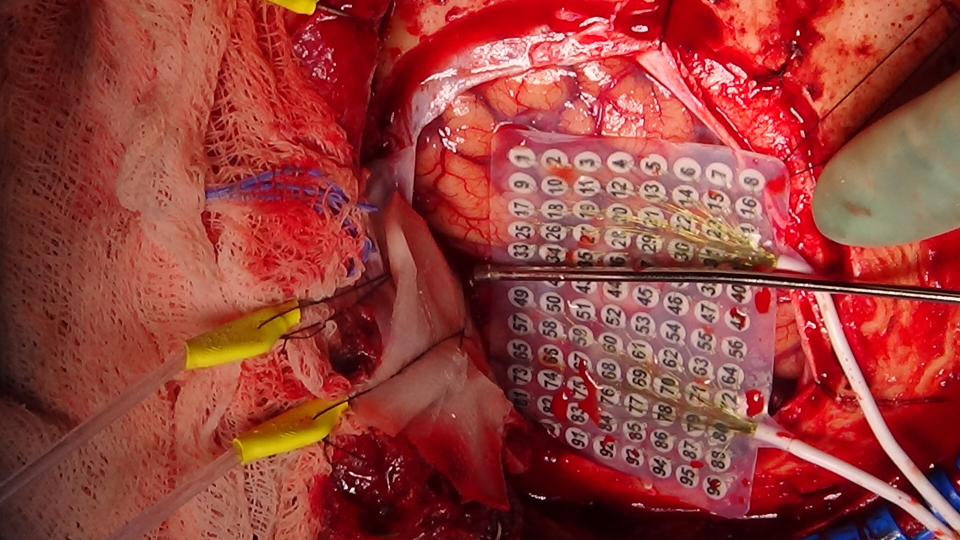
#> input picture Example_Inputs/DSC01756.JPG, 1920 x 1080 px (shown at 1/2 size)
$ python IntraOp_Image_Registration_Automatic.py Example_Inputs/DSC01756.JPG Example_Inputs/DSC01761.JPG
#> lines starting #> are read from the running program, lines starting #| are printed output that depends on the picture
"""
IntraOp_Image_Registration_Automatic.py

Author: David Brang, djbrang@umich.edu
Copyright 2024. University of Michigan. All rights reserved.
License: CC BY-NC 4.0

Purpose:
This script performs automatic image registration of two input intraoperative images using pre-defined control points. The goal is to align the images for enhanced visualization and analysis in medical applications.

Dependencies:
- Python 3.7+
- Required libraries:
  - OpenCV (Install with: `pip install opencv-python`)
  - NumPy (Install with: `pip install numpy`)
  - Matplotlib (optional, for visualization; Install with: `pip install matplotlib`)
  - imageio (for GIF creation): Install with pip install imageio

Inputs: Photo w/o grid, then photo w grid
1. Reference Image: The base image to which the target image will be aligned (e.g., `reference_image.png`). Usually without grid.
2. Target Image: The image to be aligned to the reference image (e.g., `target_image.png`). Usually with grid.

Outputs: Registration files from two methods (SIFT + FLANN and ORB + FLANN)
- Registered Images: The aligned target image saved as a file (e.g., `aligned_sift_flann.jpg`).
- Control point matches (e.g. 'matches_sift_flann.jpg')
- Transition between target and registered (e.g., `transition_orb_flann.gif`)

Usage:
1. Install the required libraries.
2. Place the input images in the working directory.
3. Run the script: `python IntraOp_Image_Registration_Automatic.py reference_image.png target_image.png`.
"""

import cv2
import numpy as np
import os
import argparse
import imageio

def preprocess_image(img):
    # Apply histogram equalization
    img_eq = cv2.equalizeHist(img)
    # Apply Gaussian Blur to reduce noise
    img_blur = cv2.GaussianBlur(img_eq, (5,5), 0)
    return img_blur

def align_images_feature_based(img1, img2, method, matcher):
    # Preprocess images
    img1_prep = preprocess_image(img1)
    img2_prep = preprocess_image(img2)

    # Detect keypoints and descriptors
    keypoints1, descriptors1 = method.detectAndCompute(img1_prep, None)
    keypoints2, descriptors2 = method.detectAndCompute(img2_prep, None)

    # Check if descriptors are None
    if descriptors1 is None or descriptors2 is None:
        print("Could not find descriptors in one of the images.")
        return None, None, None, None, None

    # Ensure descriptors are in the correct data type
    if descriptors1.dtype != np.float32:
        descriptors1 = descriptors1.astype(np.float32)
    if descriptors2.dtype != np.float32:
        descriptors2 = descriptors2.astype(np.float32)

    # Match descriptors
    if matcher == "FLANN":
        # Adjust parameters based on descriptor type
        if descriptors1.dtype.type == np.float32:
            # SIFT descriptors are float32
            FLANN_INDEX_KDTREE = 1
            index_params = dict(algorithm=FLANN_INDEX_KDTREE, trees=5)
            search_params = dict(checks=50)
            flann = cv2.FlannBasedMatcher(index_params, search_params)
        else:
            # ORB, BRISK, AKAZE descriptors are uint8
            FLANN_INDEX_LSH = 6
            index_params= dict(algorithm=FLANN_INDEX_LSH,
                               table_number=6,
                               key_size=12,
                               multi_probe_level=1)
            search_params = dict(checks=50)
            flann = cv2.FlannBasedMatcher(index_params, search_params)

        matches = flann.knnMatch(descriptors1, descriptors2, k=2)
        # Apply ratio test
        good_matches = []
        for m, n in matches:
            if m.distance < 0.7 * n.distance:
                good_matches.append(m)
    elif matcher == "BF":
        normType = method.defaultNorm()
        bf = cv2.BFMatcher(normType, crossCheck=False)
        matches = bf.knnMatch(descriptors1, descriptors2, k=2)
        # Apply ratio test
        good_matches = []
        for m, n in matches:
            if m.distance < 0.7 * n.distance:
                good_matches.append(m)

    # Extract location of good matches
    if len(good_matches) > 10:
        src_pts = np.float32([keypoints1[m.queryIdx].pt for m in good_matches]).reshape(-1, 1, 2)
        dst_pts = np.float32([keypoints2[m.trainIdx].pt for m in good_matches]).reshape(-1, 1, 2)

        # Find homography
        H, mask = cv2.findHomography(dst_pts, src_pts, cv2.RANSAC, 5.0)

        height, width = img1.shape
        aligned_img = cv2.warpPerspective(img2_color, H, (width, height))

        return aligned_img, H, good_matches, keypoints1, keypoints2
    else:
        print(f"Not enough matches are found - {len(good_matches)}/10")
        return None, None, None, None, None

def drawMatches_vertical(img1, kp1, img2, kp2, matches, matchesMask=None, flags=2):
    # Stack images vertically
    rows1 = img1.shape[0]
    cols1 = img1.shape[1]
    rows2 = img2.shape[0]
    cols2 = img2.shape[1]
    max_cols = max([cols1, cols2])
    out = np.zeros((rows1 + rows2, max_cols, 3), dtype='uint8')
    out[:rows1, :cols1] = img1
    out[rows1:rows1 + rows2, :cols2] = img2

    # Draw the matches
    for i, match in enumerate(matches):
        # Get the matching keypoints for each of the images
        img1_idx = match.queryIdx
        img2_idx = match.trainIdx

        # x - columns
        # y - rows
        (x1, y1) = kp1[img1_idx].pt
        (x2, y2) = kp2[img2_idx].pt

        # Adjust y2 coordinate because img2 is below img1
        y2 += rows1

        # Draw a small circle at both co-ordinates
        cv2.circle(out, (int(x1), int(y1)), 4, (0, 255, 0), 1)
        cv2.circle(out, (int(x2), int(y2)), 4, (0, 255, 0), 1)

        # Draw a line in between the two points
        if matchesMask is None or matchesMask[i]:
            cv2.line(out, (int(x1), int(y1)), (int(x2), int(y2)), (255, 0, 0), 1)

    return out

def create_transition_gif(img1, img2, output_path, num_frames=10):
    frames = []
    alpha_values = np.linspace(0, 1, num_frames)
    for alpha in alpha_values:
        blended = cv2.addWeighted(img1, 1 - alpha, img2, alpha, 0)
        frames.append(cv2.cvtColor(blended, cv2.COLOR_BGR2RGB))  # Convert BGR to RGB for imageio
    imageio.mimsave(output_path, frames, duration=0.1)

if __name__ == "__main__":
    import sys

    # Parse command-line arguments
    parser = argparse.ArgumentParser(description='Align two images using feature matching.')
    parser.add_argument('image1', type=str, help='Path to the first image.')
    parser.add_argument('image2', type=str, help='Path to the second image.')
    args = parser.parse_args()

    image1_path = args.image1
    image2_path = args.image2

    # Load the two images in color and grayscale
    img1_color = cv2.imread(image1_path)
#> img1_color is the input picture: shape (1080, 1920, 3); mean B, G, R 58.1, 63.9, 150.7
    img2_color = cv2.imread(image2_path)
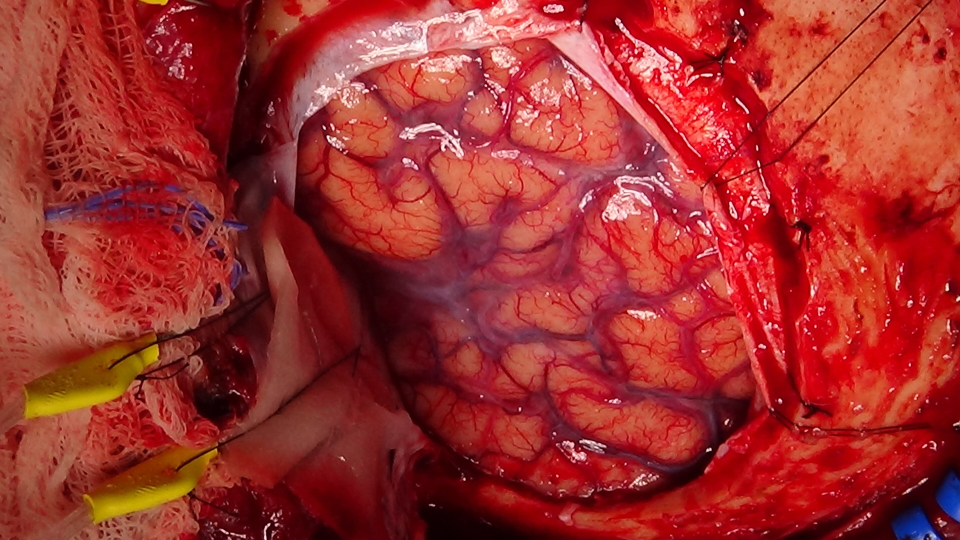
#> input picture Example_Inputs/DSC01761.JPG, 1920 x 1080 px (shown at 1/2 size)
#> img2_color is the input picture: shape (1080, 1920, 3); mean B, G, R 44.6, 47.5, 160.4
    if img1_color is None:
        print(f"Error loading image1 from {image1_path}")
        sys.exit(1)
    if img2_color is None:
        print(f"Error loading image2 from {image2_path}")
        sys.exit(1)
    img1_gray = cv2.cvtColor(img1_color, cv2.COLOR_BGR2GRAY)
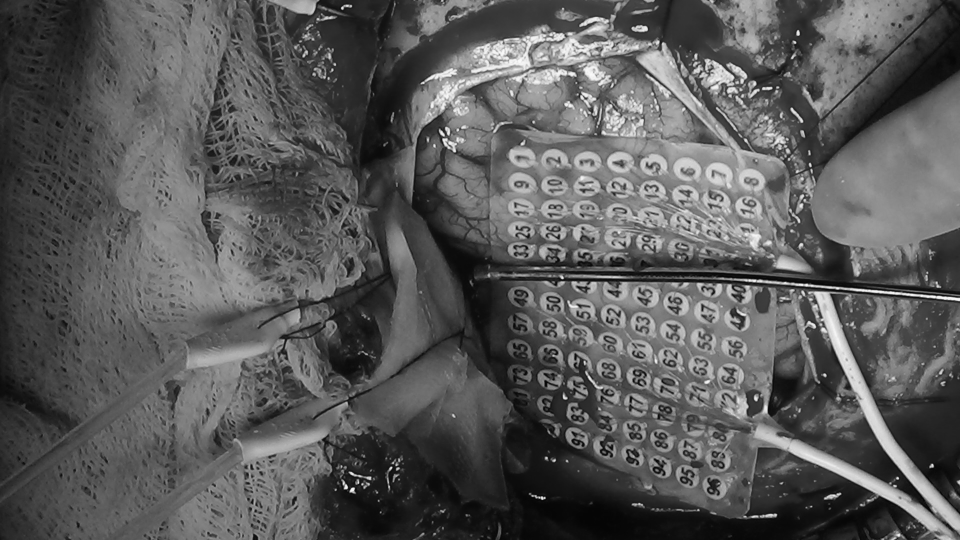
#> img1_gray: shape (1080, 1920) (shown at 1/2 size); min 4, max 251, mean 89.2
    img2_gray = cv2.cvtColor(img2_color, cv2.COLOR_BGR2GRAY)
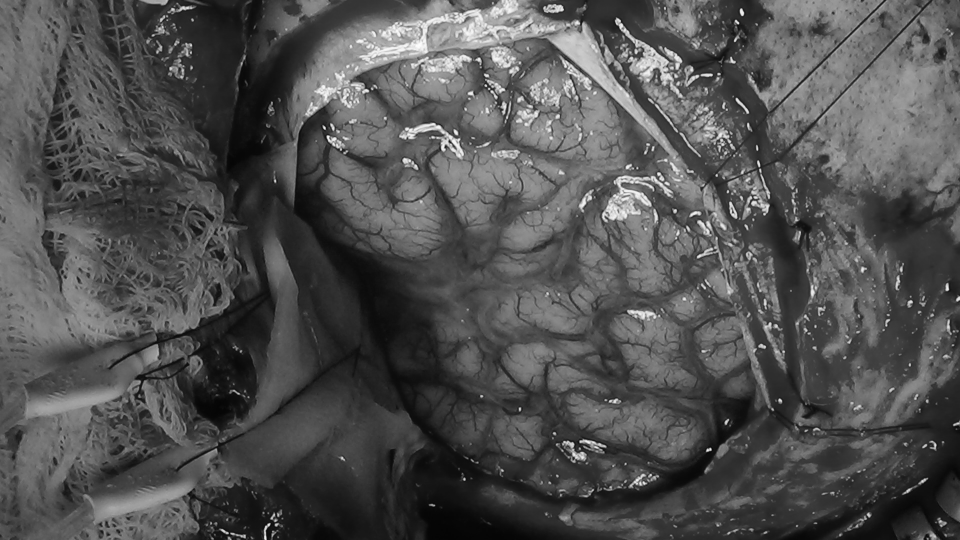
#> img2_gray: shape (1080, 1920) (shown at 1/2 size); min 4, max 254, mean 80.9

    # Output folder to store results
    common_dir = os.path.commonpath([image1_path, image2_path])
    output_dir = os.path.join(common_dir, 'Output')
    if not os.path.exists(output_dir):
        os.makedirs(output_dir)

    # Save input image paths for ease of rerunning
    with open(os.path.join(output_dir, 'input_images.txt'), 'w') as f:
        f.write(f"Image 1: {image1_path}\n")
        f.write(f"Image 2: {image2_path}\n")

    # **Save the two original images into the 'Output' folder**
    cv2.imwrite(os.path.join(output_dir, 'NoGrid.jpg'), img1_color)
    cv2.imwrite(os.path.join(output_dir, 'Grid.jpg'), img2_color)

    # 1. SIFT + FLANN
    print("Running SIFT + FLANN...")
    sift = cv2.SIFT_create()
    aligned_sift_flann, H_sift_flann, matches_sift_flann, kp1_sift_flann, kp2_sift_flann = align_images_feature_based(img1_gray, img2_gray, sift, "FLANN")
#> in preprocess_image (call 2), `img_eq = cv2.equalizeHist(img)`:
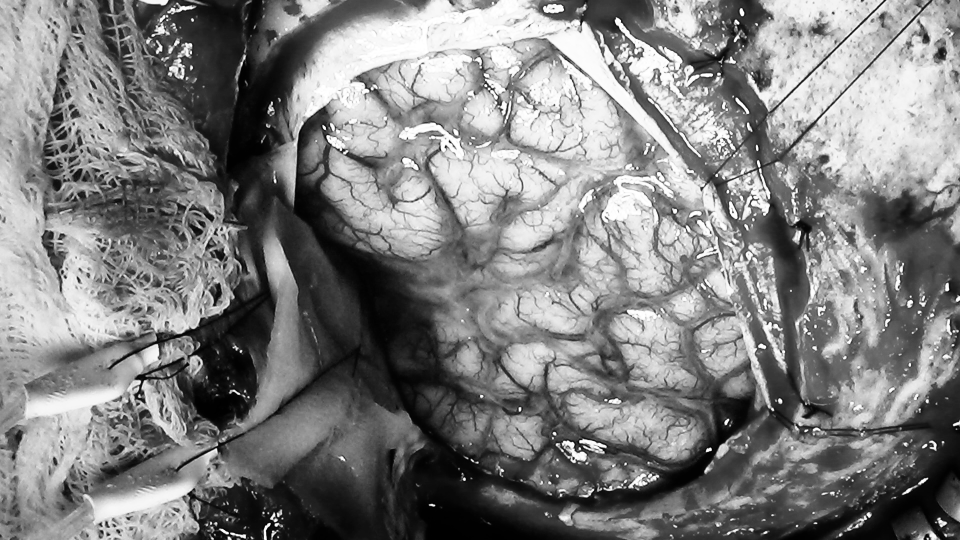
#> img_eq: shape (1080, 1920) (shown at 1/2 size); min 0, max 255, mean 128.4
#> in align_images_feature_based, `keypoints1, descriptors1 = method.detectAndCompute(img1_prep, None)`: keypoints1 = 12262 keypoints; strongest (x, y, size): (705, 981, 7), (1085, 996, 5.8), (1092, 916, 4.6), (691, 974, 6)
#> in align_images_feature_based, `keypoints2, descriptors2 = method.detectAndCompute(img2_prep, None)`: keypoints2 = 12679 keypoints; strongest (x, y, size): (1418, 899, 6.2), (1560, 802, 5.9), (929, 958, 4.1), (488, 1072, 5.5)
#> in align_images_feature_based, `matches = flann.knnMatch(descriptors1, descriptors2, k=2)`: matches = 12262 matches
#> after the loop in align_images_feature_based, `for m, n in matches:`: good_matches = 1291 matches
#> in align_images_feature_based, `src_pts = np.float32([keypoints1[m.queryIdx].pt for m in good_matches]..`: src_pts = 1291 rows, first 8: [109.1, 387.1], [120.6, 486.4], [329.3, 925.8], [329.3, 919.7], [337.6, 788], [343.6, 609.4], [345.3, 952.3], [345.8, 833]
#> in align_images_feature_based, `dst_pts = np.float32([keypoints2[m.trainIdx].pt for m in good_matches]..`: dst_pts = 1291 rows, first 8: [97.28, 53.14], [121.1, 482.6], [11.62, 1040.4], [12.14, 1033.2], [17.97, 883.1], [20.78, 677.7], [15.76, 589], [28.29, 934.4]
#> in align_images_feature_based, `H, mask = cv2.findHomography(dst_pts, src_pts, cv2.RANSAC, 5.0)`: H = [[0.856, -0.0257, 341.6], [0.0254, 0.858, 15.53], [8.37e-06, -1.41e-05, 1]]; mask = 1291 values, max 1 at index 2, min 0 at index 0, mean 0.865
#> in align_images_feature_based, `aligned_img = cv2.warpPerspective(img2_color, H, (width, height))`:
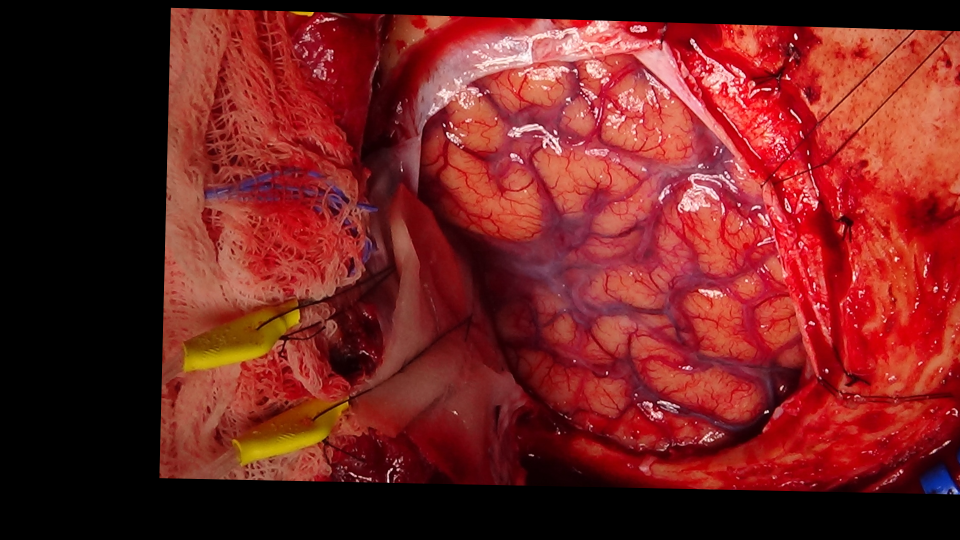
#> aligned_img: shape (1080, 1920, 3) (shown at 1/2 size); mean B, G, R 31.9, 34.1, 114.6
#> H_sift_flann has the same summary as H in align_images_feature_based; matches_sift_flann = 1291 matches; kp1_sift_flann has the same summary as keypoints1 in align_images_feature_based; kp2_sift_flann has the same summary as keypoints2 in align_images_feature_based
    if aligned_sift_flann is not None:
        cv2.imwrite(os.path.join(output_dir, 'aligned_sift_flann.jpg'), aligned_sift_flann)
        # Draw matches vertically
        img_matches = drawMatches_vertical(img1_color, kp1_sift_flann, img2_color, kp2_sift_flann, matches_sift_flann)
#> the loop in drawMatches_vertical, `for i, match in enumerate(matches):` made 1291 passes
#> (img1_idx, img2_idx, x1, y1, x2, y2) on passes 1 to 3: (255, 309, 109.1, 387.1, 97.28, 1133.1), (321, 462, 120.6, 486.4, 121.1, 1562.6), (1442, 14, 329.3, 925.8, 11.62, 2120.4)
#> after the loop in drawMatches_vertical, `for i, match in enumerate(matches):`:
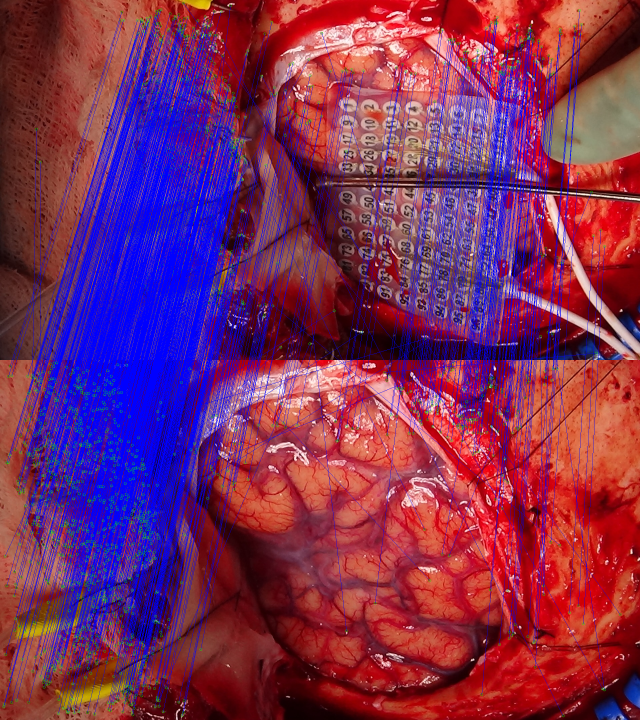
#> out: shape (2160, 1920, 3) (shown at 1/3 size); mean B, G, R 90.8, 46, 124.2
        cv2.imwrite(os.path.join(output_dir, 'matches_sift_flann.jpg'), img_matches)
        # Create a GIF transitioning between img1_color and aligned_sift_flann
        create_transition_gif(img1_color, aligned_sift_flann, os.path.join(output_dir, 'transition_sift_flann.gif'))
    else:
        print("SIFT + FLANN alignment failed.")

    # 2. ORB + FLANN
    print("Running ORB + FLANN...")
    orb = cv2.ORB_create(nfeatures=5000)
    aligned_orb_flann, H_orb_flann, matches_orb_flann, kp1_orb_flann, kp2_orb_flann = align_images_feature_based(img1_gray, img2_gray, orb, "FLANN")
    if aligned_orb_flann is not None:
        cv2.imwrite(os.path.join(output_dir, 'aligned_orb_flann.jpg'), aligned_orb_flann)
        img_matches = drawMatches_vertical(img1_color, kp1_orb_flann, img2_color, kp2_orb_flann, matches_orb_flann)
#> call 2 of drawMatches_vertical, with flags = 2
#> the loop in drawMatches_vertical (call 2), `for i, match in enumerate(matches):` made 65 passes
#> after the loop in drawMatches_vertical (call 2), `for i, match in enumerate(matches):`:
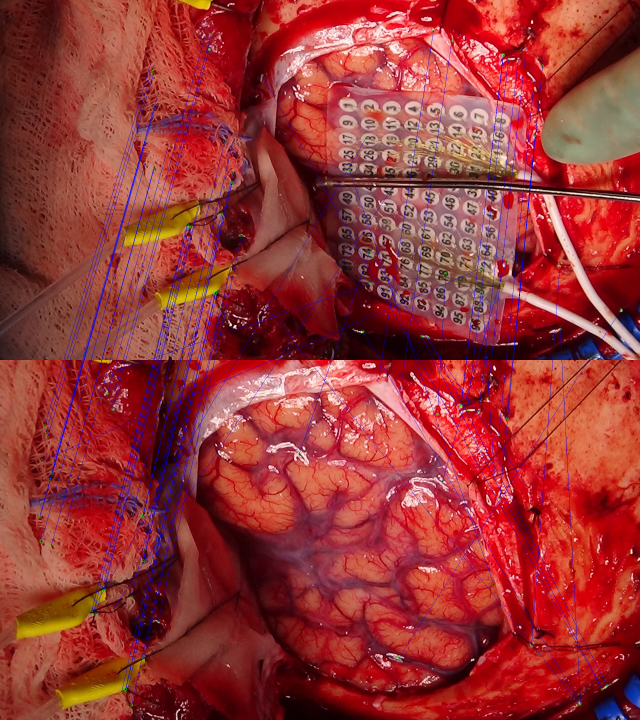
#> out: shape (2160, 1920, 3) (shown at 1/3 size); mean B, G, R 54.7, 55, 153
        cv2.imwrite(os.path.join(output_dir, 'matches_orb_flann.jpg'), img_matches)
        # Create a GIF transitioning between img1_color and aligned_orb_flann
        create_transition_gif(img1_color, aligned_orb_flann, os.path.join(output_dir, 'transition_orb_flann.gif'))
    else:
        print("ORB + FLANN alignment failed.")

    print(f"Results saved to: {output_dir}")
